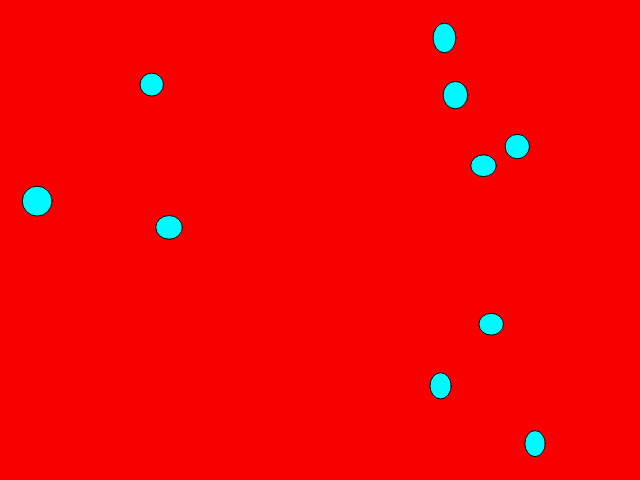
Frame 1 (no input)
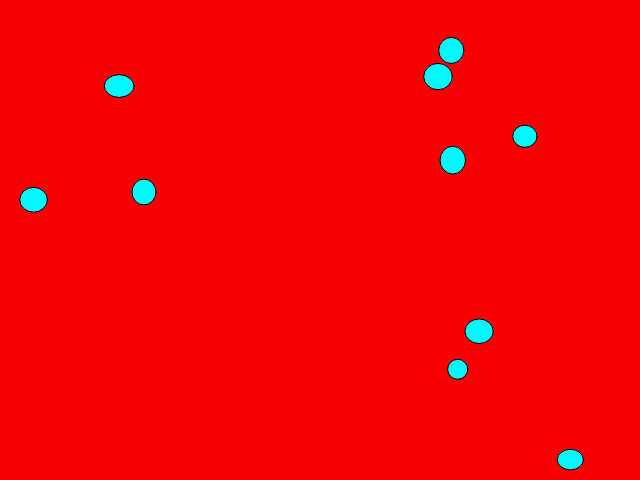
Frame 60 (no input)
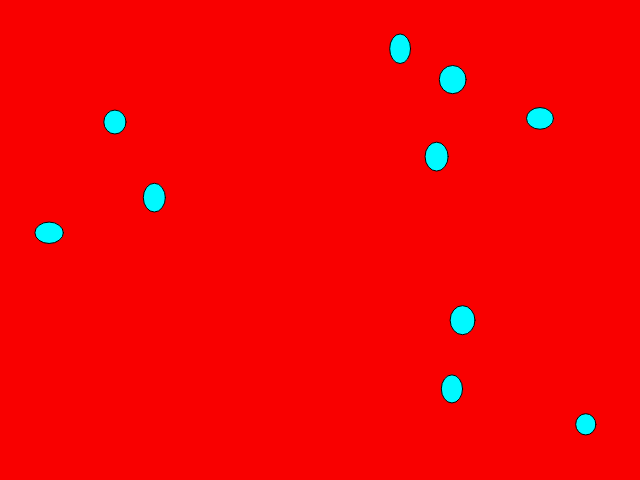
Frame 120 (the mouse pressed at the canvas centre since frame 60)

The p5.js sketch that drew these frames (run headless with seeded random() and noise() and a simulated clock; from frame 60 on, the mouse is pressed at the canvas centre):

// p5.js sketch
// ── sketch.js
// draw an ellipse
var xPositions = [];
var yPositions = [];

function setup() {
	createCanvas(640, 480);
	for (var i = 0; i < 10; i++){
		xPositions[i] = random(0, 640);
		yPositions[i] = random(0, 480);

	}
}

function draw() {
	background(249, 0, 0);

	for (var i = 0; i < 10; i++){
fill(0,249,255);
		xPositions[i] = xPositions[i] + random(-5, 5);
		yPositions[i] = yPositions[i] + random(-5, 5);

		ellipse(xPositions[i], yPositions[i], random(20, 30), random(20, 30));
	}
}
